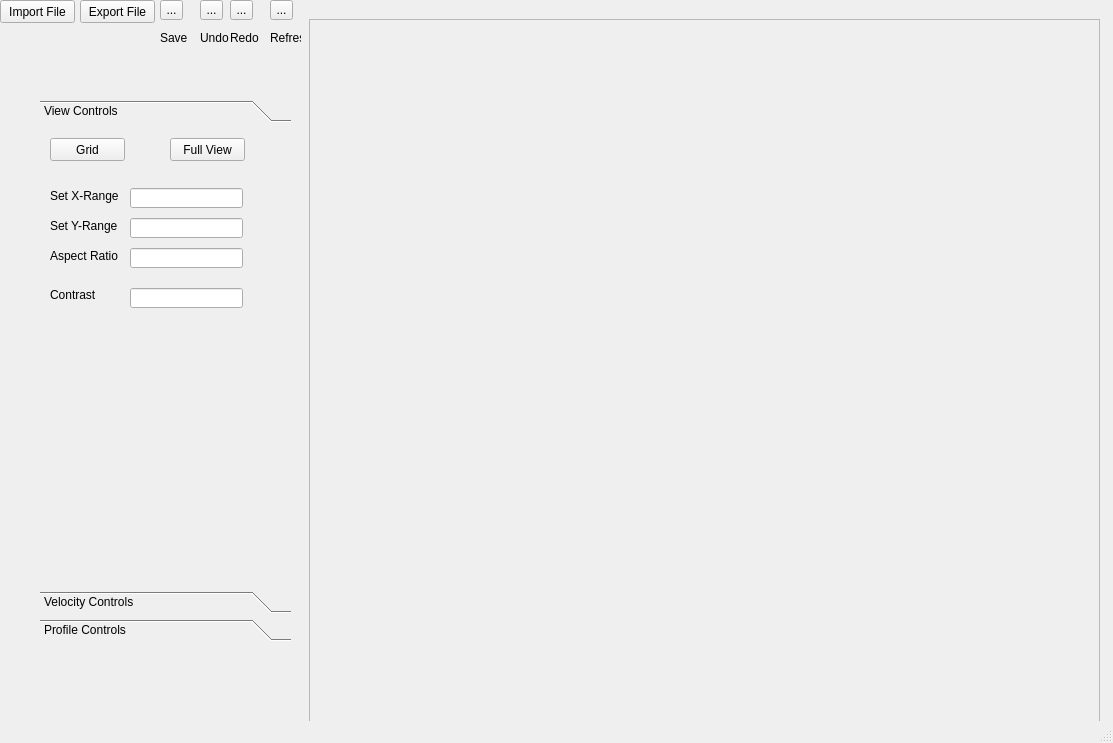
<?xml version="1.0" encoding="UTF-8"?>
<ui version="4.0">
 <class>MainWindow</class>
 <widget class="QMainWindow" name="MainWindow">
  <property name="geometry">
   <rect>
    <x>0</x>
    <y>0</y>
    <width>1113</width>
    <height>743</height>
   </rect>
  </property>
  <property name="windowTitle">
   <string>MainWindow</string>
  </property>
  <widget class="QWidget" name="centralwidget">
   <widget class="QPushButton" name="import_btn">
    <property name="geometry">
     <rect>
      <x>0</x>
      <y>0</y>
      <width>75</width>
      <height>23</height>
     </rect>
    </property>
    <property name="text">
     <string>Import File</string>
    </property>
   </widget>
   <widget class="QPushButton" name="export_btn">
    <property name="geometry">
     <rect>
      <x>80</x>
      <y>0</y>
      <width>75</width>
      <height>23</height>
     </rect>
    </property>
    <property name="text">
     <string>Export File</string>
    </property>
   </widget>
   <widget class="QToolButton" name="undo_tool">
    <property name="geometry">
     <rect>
      <x>200</x>
      <y>0</y>
      <width>23</width>
      <height>20</height>
     </rect>
    </property>
    <property name="text">
     <string>...</string>
    </property>
   </widget>
   <widget class="QToolButton" name="redo_tool">
    <property name="geometry">
     <rect>
      <x>230</x>
      <y>0</y>
      <width>23</width>
      <height>20</height>
     </rect>
    </property>
    <property name="text">
     <string>...</string>
    </property>
   </widget>
   <widget class="QToolBox" name="toolBox">
    <property name="geometry">
     <rect>
      <x>40</x>
      <y>100</y>
      <width>251</width>
      <height>541</height>
     </rect>
    </property>
    <property name="cursor">
     <cursorShape>PointingHandCursor</cursorShape>
    </property>
    <property name="whatsThis">
     <string/>
    </property>
    <property name="autoFillBackground">
     <bool>false</bool>
    </property>
    <property name="currentIndex">
     <number>0</number>
    </property>
    <widget class="QWidget" name="view_ctrl">
     <property name="geometry">
      <rect>
       <x>0</x>
       <y>0</y>
       <width>251</width>
       <height>457</height>
      </rect>
     </property>
     <attribute name="label">
      <string>View Controls</string>
     </attribute>
     <widget class="QLabel" name="label_2">
      <property name="geometry">
       <rect>
        <x>10</x>
        <y>60</y>
        <width>71</width>
        <height>16</height>
       </rect>
      </property>
      <property name="text">
       <string>Set X-Range</string>
      </property>
     </widget>
     <widget class="QLineEdit" name="lineEdit_2">
      <property name="geometry">
       <rect>
        <x>90</x>
        <y>60</y>
        <width>113</width>
        <height>20</height>
       </rect>
      </property>
     </widget>
     <widget class="QLabel" name="label_3">
      <property name="geometry">
       <rect>
        <x>10</x>
        <y>160</y>
        <width>47</width>
        <height>14</height>
       </rect>
      </property>
      <property name="text">
       <string>Contrast</string>
      </property>
     </widget>
     <widget class="QLineEdit" name="lineEdit_3">
      <property name="geometry">
       <rect>
        <x>90</x>
        <y>160</y>
        <width>113</width>
        <height>20</height>
       </rect>
      </property>
     </widget>
     <widget class="QPushButton" name="pushButton">
      <property name="geometry">
       <rect>
        <x>10</x>
        <y>10</y>
        <width>75</width>
        <height>23</height>
       </rect>
      </property>
      <property name="text">
       <string>Grid</string>
      </property>
     </widget>
     <widget class="QLabel" name="label_4">
      <property name="geometry">
       <rect>
        <x>10</x>
        <y>90</y>
        <width>71</width>
        <height>16</height>
       </rect>
      </property>
      <property name="text">
       <string>Set Y-Range</string>
      </property>
     </widget>
     <widget class="QLineEdit" name="lineEdit_4">
      <property name="geometry">
       <rect>
        <x>90</x>
        <y>90</y>
        <width>113</width>
        <height>20</height>
       </rect>
      </property>
     </widget>
     <widget class="QPushButton" name="pushButton_2">
      <property name="geometry">
       <rect>
        <x>130</x>
        <y>10</y>
        <width>75</width>
        <height>23</height>
       </rect>
      </property>
      <property name="text">
       <string>Full View</string>
      </property>
     </widget>
     <widget class="QLabel" name="label_5">
      <property name="geometry">
       <rect>
        <x>10</x>
        <y>120</y>
        <width>71</width>
        <height>16</height>
       </rect>
      </property>
      <property name="text">
       <string>Aspect Ratio</string>
      </property>
     </widget>
     <widget class="QLineEdit" name="lineEdit_5">
      <property name="geometry">
       <rect>
        <x>90</x>
        <y>120</y>
        <width>113</width>
        <height>20</height>
       </rect>
      </property>
     </widget>
    </widget>
    <widget class="QWidget" name="velo_ctrl">
     <property name="geometry">
      <rect>
       <x>0</x>
       <y>0</y>
       <width>251</width>
       <height>457</height>
      </rect>
     </property>
     <attribute name="label">
      <string>Velocity Controls</string>
     </attribute>
     <widget class="QLabel" name="label_6">
      <property name="geometry">
       <rect>
        <x>10</x>
        <y>60</y>
        <width>121</width>
        <height>16</height>
       </rect>
      </property>
      <property name="text">
       <string>Antenna Sep Correction</string>
      </property>
     </widget>
     <widget class="QLineEdit" name="lineEdit_6">
      <property name="geometry">
       <rect>
        <x>130</x>
        <y>60</y>
        <width>113</width>
        <height>20</height>
       </rect>
      </property>
     </widget>
     <widget class="QLabel" name="label_7">
      <property name="geometry">
       <rect>
        <x>10</x>
        <y>120</y>
        <width>71</width>
        <height>16</height>
       </rect>
      </property>
      <property name="text">
       <string>Topo Correction</string>
      </property>
     </widget>
     <widget class="QLineEdit" name="lineEdit_7">
      <property name="geometry">
       <rect>
        <x>130</x>
        <y>120</y>
        <width>113</width>
        <height>20</height>
       </rect>
      </property>
     </widget>
     <widget class="QLabel" name="label_8">
      <property name="geometry">
       <rect>
        <x>10</x>
        <y>90</y>
        <width>71</width>
        <height>16</height>
       </rect>
      </property>
      <property name="text">
       <string>Fk Migration</string>
      </property>
     </widget>
     <widget class="QLineEdit" name="lineEdit_8">
      <property name="geometry">
       <rect>
        <x>130</x>
        <y>90</y>
        <width>113</width>
        <height>20</height>
       </rect>
      </property>
     </widget>
     <widget class="QLabel" name="label_9">
      <property name="geometry">
       <rect>
        <x>10</x>
        <y>10</y>
        <width>71</width>
        <height>16</height>
       </rect>
      </property>
      <property name="text">
       <string>Set Velocity</string>
      </property>
     </widget>
     <widget class="QLineEdit" name="lineEdit_9">
      <property name="geometry">
       <rect>
        <x>130</x>
        <y>10</y>
        <width>113</width>
        <height>20</height>
       </rect>
      </property>
     </widget>
    </widget>
    <widget class="QWidget" name="prof_ctrl">
     <attribute name="label">
      <string>Profile Controls</string>
     </attribute>
     <widget class="QLabel" name="label_10">
      <property name="geometry">
       <rect>
        <x>10</x>
        <y>10</y>
        <width>71</width>
        <height>16</height>
       </rect>
      </property>
      <property name="text">
       <string>Adjust Profile</string>
      </property>
     </widget>
     <widget class="QLineEdit" name="lineEdit_10">
      <property name="geometry">
       <rect>
        <x>90</x>
        <y>10</y>
        <width>113</width>
        <height>20</height>
       </rect>
      </property>
     </widget>
     <widget class="QLabel" name="label_11">
      <property name="geometry">
       <rect>
        <x>10</x>
        <y>40</y>
        <width>71</width>
        <height>16</height>
       </rect>
      </property>
      <property name="text">
       <string>Set Zero Time</string>
      </property>
     </widget>
     <widget class="QLineEdit" name="lineEdit_11">
      <property name="geometry">
       <rect>
        <x>90</x>
        <y>40</y>
        <width>113</width>
        <height>20</height>
       </rect>
      </property>
     </widget>
     <widget class="QLabel" name="label_12">
      <property name="geometry">
       <rect>
        <x>10</x>
        <y>70</y>
        <width>71</width>
        <height>16</height>
       </rect>
      </property>
      <property name="text">
       <string>Align Traces</string>
      </property>
     </widget>
     <widget class="QLineEdit" name="lineEdit_12">
      <property name="geometry">
       <rect>
        <x>90</x>
        <y>70</y>
        <width>113</width>
        <height>20</height>
       </rect>
      </property>
     </widget>
     <widget class="QLabel" name="label_13">
      <property name="geometry">
       <rect>
        <x>10</x>
        <y>100</y>
        <width>71</width>
        <height>16</height>
       </rect>
      </property>
      <property name="text">
       <string>Truncate Y</string>
      </property>
     </widget>
     <widget class="QLineEdit" name="lineEdit_13">
      <property name="geometry">
       <rect>
        <x>90</x>
        <y>100</y>
        <width>113</width>
        <height>20</height>
       </rect>
      </property>
     </widget>
     <widget class="QLabel" name="label_14">
      <property name="geometry">
       <rect>
        <x>10</x>
        <y>130</y>
        <width>71</width>
        <height>16</height>
       </rect>
      </property>
      <property name="text">
       <string>Cut Profile</string>
      </property>
     </widget>
     <widget class="QLineEdit" name="lineEdit_14">
      <property name="geometry">
       <rect>
        <x>90</x>
        <y>130</y>
        <width>113</width>
        <height>20</height>
       </rect>
      </property>
     </widget>
     <widget class="QLabel" name="label_15">
      <property name="geometry">
       <rect>
        <x>10</x>
        <y>160</y>
        <width>71</width>
        <height>16</height>
       </rect>
      </property>
      <property name="text">
       <string>Dewow</string>
      </property>
     </widget>
     <widget class="QLineEdit" name="lineEdit_15">
      <property name="geometry">
       <rect>
        <x>90</x>
        <y>160</y>
        <width>113</width>
        <height>20</height>
       </rect>
      </property>
     </widget>
     <widget class="QLabel" name="label_16">
      <property name="geometry">
       <rect>
        <x>10</x>
        <y>190</y>
        <width>111</width>
        <height>16</height>
       </rect>
      </property>
      <property name="text">
       <string>Remove Mean Traces</string>
      </property>
     </widget>
     <widget class="QLineEdit" name="lineEdit_16">
      <property name="geometry">
       <rect>
        <x>120</x>
        <y>190</y>
        <width>113</width>
        <height>20</height>
       </rect>
      </property>
      <property name="text">
       <string/>
      </property>
     </widget>
     <widget class="QLabel" name="label_17">
      <property name="geometry">
       <rect>
        <x>0</x>
        <y>220</y>
        <width>71</width>
        <height>16</height>
       </rect>
      </property>
      <property name="text">
       <string>Smooth</string>
      </property>
     </widget>
     <widget class="QLineEdit" name="lineEdit_17">
      <property name="geometry">
       <rect>
        <x>80</x>
        <y>220</y>
        <width>113</width>
        <height>20</height>
       </rect>
      </property>
     </widget>
     <widget class="QLabel" name="label_18">
      <property name="geometry">
       <rect>
        <x>0</x>
        <y>250</y>
        <width>71</width>
        <height>16</height>
       </rect>
      </property>
      <property name="text">
       <string>Profile Smoothing</string>
      </property>
     </widget>
     <widget class="QLineEdit" name="lineEdit_18">
      <property name="geometry">
       <rect>
        <x>80</x>
        <y>250</y>
        <width>113</width>
        <height>20</height>
       </rect>
      </property>
     </widget>
     <widget class="QLabel" name="label_19">
      <property name="geometry">
       <rect>
        <x>10</x>
        <y>280</y>
        <width>71</width>
        <height>16</height>
       </rect>
      </property>
      <property name="text">
       <string>tpow</string>
      </property>
     </widget>
     <widget class="QLineEdit" name="lineEdit_19">
      <property name="geometry">
       <rect>
        <x>90</x>
        <y>280</y>
        <width>113</width>
        <height>20</height>
       </rect>
      </property>
     </widget>
     <widget class="QLabel" name="label_20">
      <property name="geometry">
       <rect>
        <x>0</x>
        <y>310</y>
        <width>71</width>
        <height>16</height>
       </rect>
      </property>
      <property name="text">
       <string>agc</string>
      </property>
     </widget>
     <widget class="QLineEdit" name="lineEdit_20">
      <property name="geometry">
       <rect>
        <x>80</x>
        <y>310</y>
        <width>113</width>
        <height>20</height>
       </rect>
      </property>
     </widget>
     <widget class="QLineEdit" name="lineEdit_21">
      <property name="geometry">
       <rect>
        <x>80</x>
        <y>340</y>
        <width>113</width>
        <height>20</height>
       </rect>
      </property>
     </widget>
     <widget class="QLabel" name="label_21">
      <property name="geometry">
       <rect>
        <x>0</x>
        <y>340</y>
        <width>71</width>
        <height>16</height>
       </rect>
      </property>
      <property name="text">
       <string>Show hyperb</string>
      </property>
     </widget>
    </widget>
   </widget>
   <widget class="QToolButton" name="save_tool">
    <property name="geometry">
     <rect>
      <x>160</x>
      <y>0</y>
      <width>23</width>
      <height>20</height>
     </rect>
    </property>
    <property name="text">
     <string>...</string>
    </property>
   </widget>
   <widget class="QToolButton" name="refresh_tool">
    <property name="geometry">
     <rect>
      <x>270</x>
      <y>0</y>
      <width>23</width>
      <height>20</height>
     </rect>
    </property>
    <property name="text">
     <string>...</string>
    </property>
   </widget>
   <widget class="QFrame" name="display_frame">
    <property name="geometry">
     <rect>
      <x>309</x>
      <y>19</y>
      <width>791</width>
      <height>711</height>
     </rect>
    </property>
    <property name="autoFillBackground">
     <bool>false</bool>
    </property>
    <property name="frameShape">
     <enum>QFrame::StyledPanel</enum>
    </property>
    <property name="frameShadow">
     <enum>QFrame::Raised</enum>
    </property>
    <property name="lineWidth">
     <number>5</number>
    </property>
   </widget>
   <widget class="QLabel" name="label">
    <property name="geometry">
     <rect>
      <x>160</x>
      <y>30</y>
      <width>31</width>
      <height>16</height>
     </rect>
    </property>
    <property name="text">
     <string>Save</string>
    </property>
   </widget>
   <widget class="QLabel" name="label_22">
    <property name="geometry">
     <rect>
      <x>200</x>
      <y>30</y>
      <width>31</width>
      <height>16</height>
     </rect>
    </property>
    <property name="text">
     <string>Undo</string>
    </property>
   </widget>
   <widget class="QLabel" name="label_23">
    <property name="geometry">
     <rect>
      <x>230</x>
      <y>30</y>
      <width>31</width>
      <height>16</height>
     </rect>
    </property>
    <property name="text">
     <string>Redo</string>
    </property>
   </widget>
   <widget class="QLabel" name="label_24">
    <property name="geometry">
     <rect>
      <x>270</x>
      <y>30</y>
      <width>31</width>
      <height>16</height>
     </rect>
    </property>
    <property name="text">
     <string>Refresh</string>
    </property>
   </widget>
  </widget>
  <widget class="QStatusBar" name="statusbar"/>
 </widget>
 <resources/>
 <connections/>
</ui>
